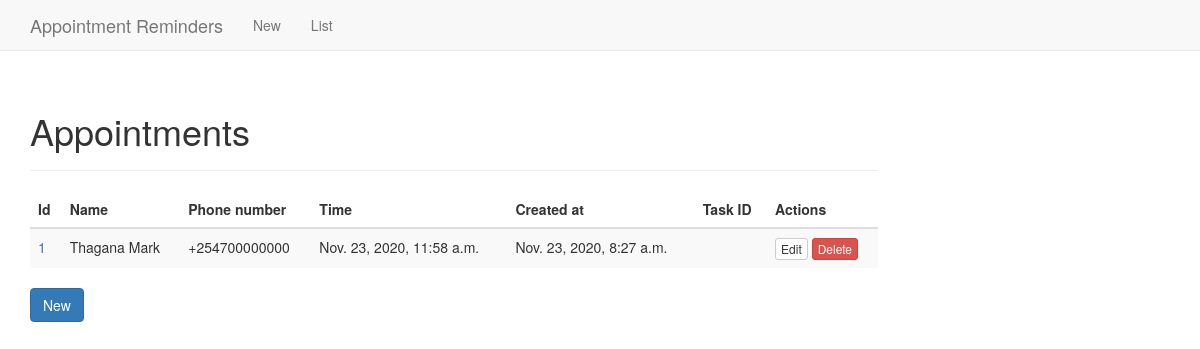
/, run on an earlier commit of the app's database.
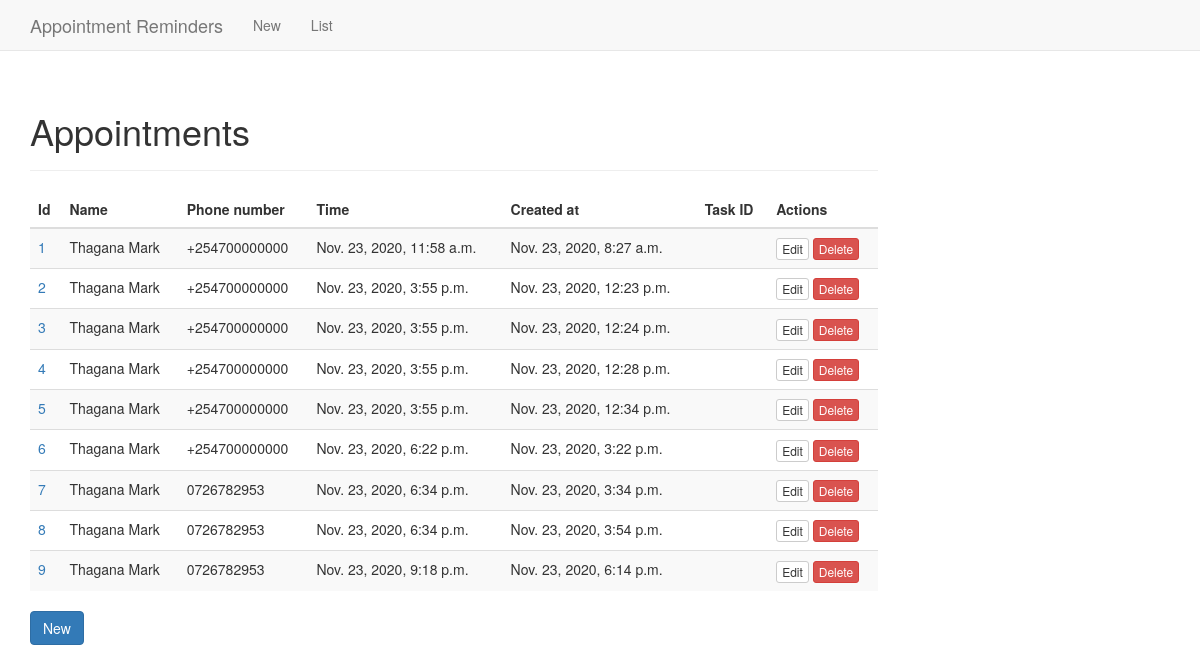
And on a later commit of the database.
### reminders/models.py (models this page shows, shortened)
class Appointment(models.Model):
    name = models.CharField(max_length=150)
    phone_number = models.CharField(max_length=15)
    time = models.DateTimeField()
    time_zone = TimeZoneField(default='UTC')
    task_id = models.CharField(max_length=50, blank=True, editable=False)
    created = models.DateTimeField(auto_now_add=True)
    def get_absolute_url(self):
        return reverse('reminders:view_appointment', args=[str(self.id)])

### reminders/views.py (the view)
# urls.py: path('', AppointmentListView.as_view(), name='list_appointments'),
class AppointmentListView(ListView):
    model = Appointment

### reminders/templates/reminders/appointment_list.html (shortened to what this page needs)
{% extends "base.html" %}
{% block content %}
  <div class="row">
    <div class="col-lg-9">
      <div class="page-header">
        <h1>Appointments</h1>
      </div>
      <table class="table table-striped">
        <thead>
          <tr>
            <th>Id</th>
            <th>Name</th>
            <th>Phone number</th>
            <th>Time</th>
            <th>Created at</th>
            <th>Task ID</th>
            <th>Actions</th>
          </tr>
        </thead>
        <tbody>
          {% for appointment in object_list %}
            <tr>
              <td><a href="{{ appointment.get_absolute_url }}">{{ appointment.pk }}</a></td>
              <td>{{ appointment.name }}</td>
              <td>{{ appointment.phone_number }}</td>
              <td>{{ appointment.time }}</td>
              <td>{{ appointment.created }}</td>
              <td>{{ appointment.task_id }}</td>
              <td>
                <a class="btn btn-default btn-xs" href="{% url 'reminders:edit_appointment' appointment.pk %}">Edit</a>
                <a class="btn btn-xs btn-danger" href="{% url 'reminders:delete_appointment' appointment.pk %}">Delete</a>
              </td>
            </tr>
          {% endfor %}
        </tbody>
      </table>
      <a class="btn btn-primary" href="{% url 'reminders:new_appointment' %}">New</a>
    </div>
  </div>
{% endblock %}

What changed in the data, as far as the page shows it:
added Appointment: pk "2", name "Thagana Mark", phone_number "+254700000000", time "Nov. 23, 2020, 3:55 p.m.", created "Nov. 23, 2020, 12:23 p.m."
added Appointment: pk "3", name "Thagana Mark", phone_number "+254700000000", time "Nov. 23, 2020, 3:55 p.m.", created "Nov. 23, 2020, 12:24 p.m."
added Appointment: pk "4", name "Thagana Mark", phone_number "+254700000000", time "Nov. 23, 2020, 3:55 p.m.", created "Nov. 23, 2020, 12:28 p.m."
added Appointment: pk "5", name "Thagana Mark", phone_number "+254700000000", time "Nov. 23, 2020, 3:55 p.m.", created "Nov. 23, 2020, 12:34 p.m."
added Appointment: pk "6", name "Thagana Mark", phone_number "+254700000000", time "Nov. 23, 2020, 6:22 p.m.", created "Nov. 23, 2020, 3:22 p.m."
added Appointment: pk "7", name "Thagana Mark", phone_number "0726782953", time "Nov. 23, 2020, 6:34 p.m.", created "Nov. 23, 2020, 3:34 p.m."
added Appointment: pk "8", name "Thagana Mark", phone_number "0726782953", time "Nov. 23, 2020, 6:34 p.m.", created "Nov. 23, 2020, 3:54 p.m."
added Appointment: pk "9", name "Thagana Mark", phone_number "0726782953", time "Nov. 23, 2020, 9:18 p.m.", created "Nov. 23, 2020, 6:14 p.m."
